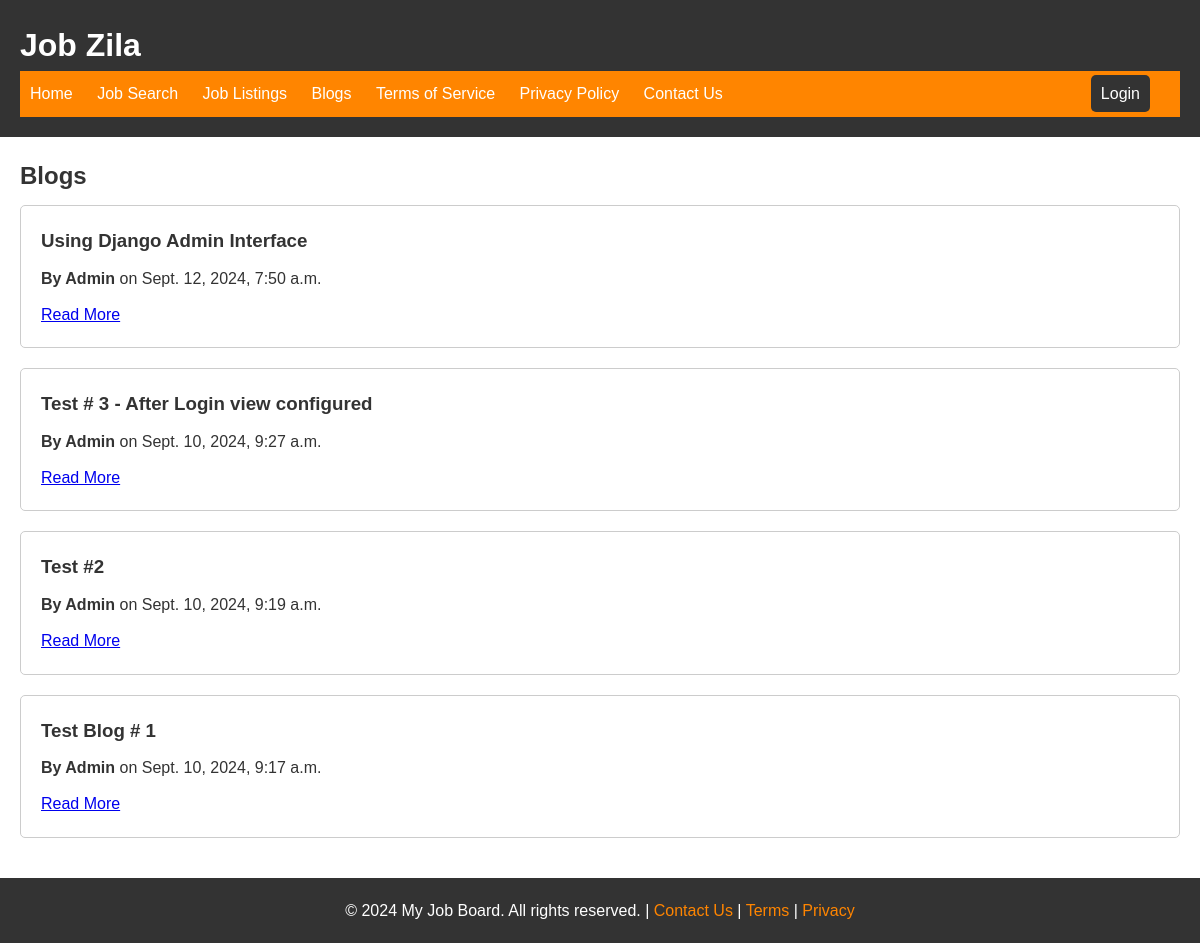
The app's page /blogs/, older data.
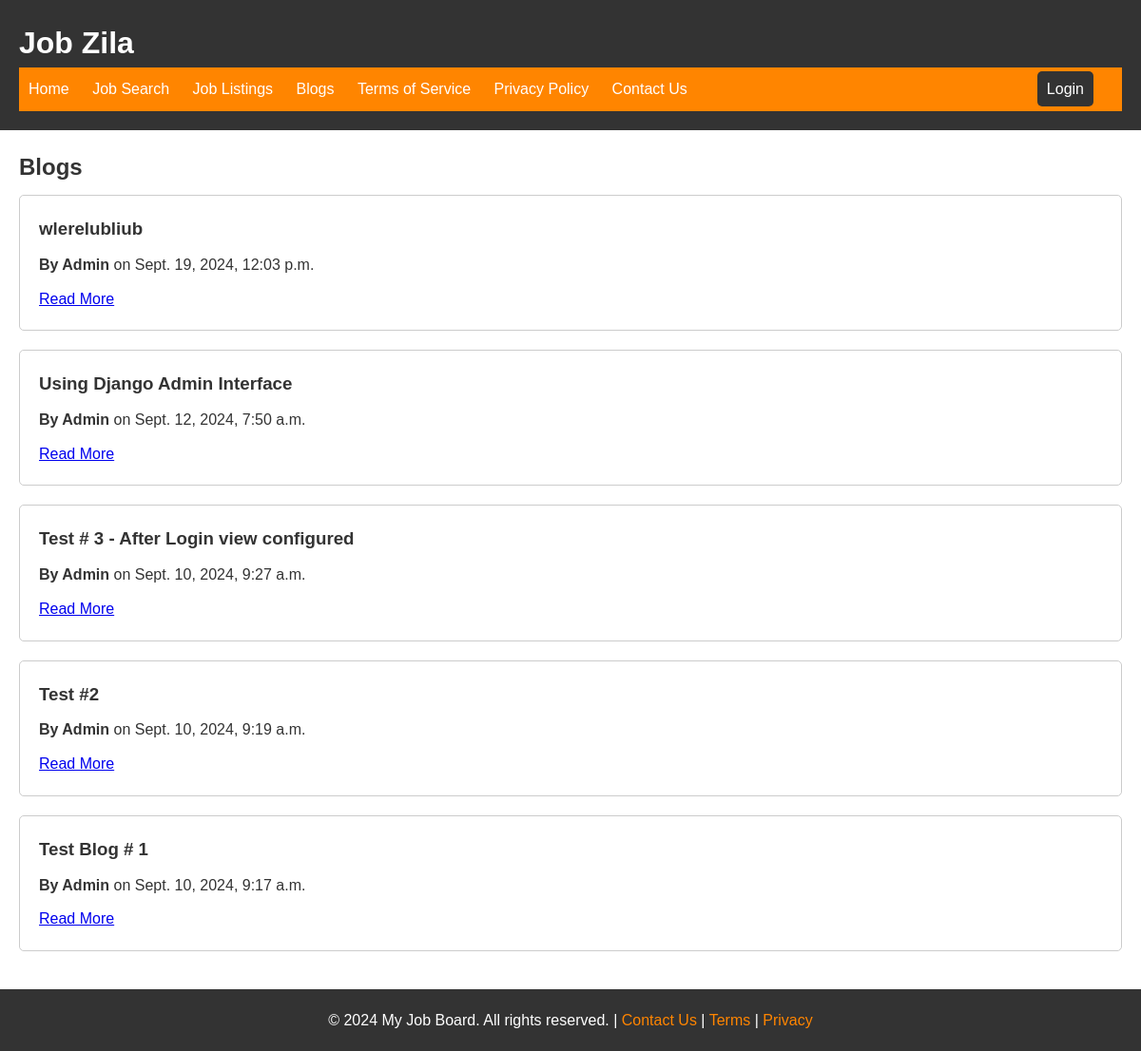
The same page, newer data.
### home/models.py (models this page shows, shortened)
class Blog(models.Model):
    title = models.CharField(max_length=200)
    content = models.TextField()
    author = models.ForeignKey(User, on_delete=models.CASCADE)
    created_at = models.DateTimeField(auto_now_add=True)
    class Meta:
        ordering = ['-created_at']

### home/views.py (the view)
# urls.py: path('blogs/', views.blog_list, name='blog_list'),
def blog_list(request):
    blogs = Blog.objects.all().order_by('-created_at')
    return render(request, 'home/blog_list.html', {'blogs': blogs})

### home/templates/home/blog_list.html (shortened to what this page needs)
{% extends 'home/master.html' %}
{% block extra_head %}
{% load static %}
{% endblock %}
{% block content %}
<main>
<section id="blog-listings" class="container">
  <h2>Blogs</h2>
  <div id="blog-listings-container">
    {% for blog in blogs %}
      <div class="blog-listing">
        <h3>{{ blog.title }}</h3>
        <p><strong>By {{ blog.author }}</strong> on {{ blog.created_at }}</p>
        <a href="{% url 'blog_detail' blog.id %}">Read More</a>
      </div>
    {% empty %}
      <p>No blogs found.</p>
    {% endfor %}
  </div>
</section>
</main>
{% endblock %}

Row changes from the older to the newer data that the page shows:
added Blog: title "wlerelubliub", author "Admin", created_at "Sept. 19, 2024, 12:03 p.m."
